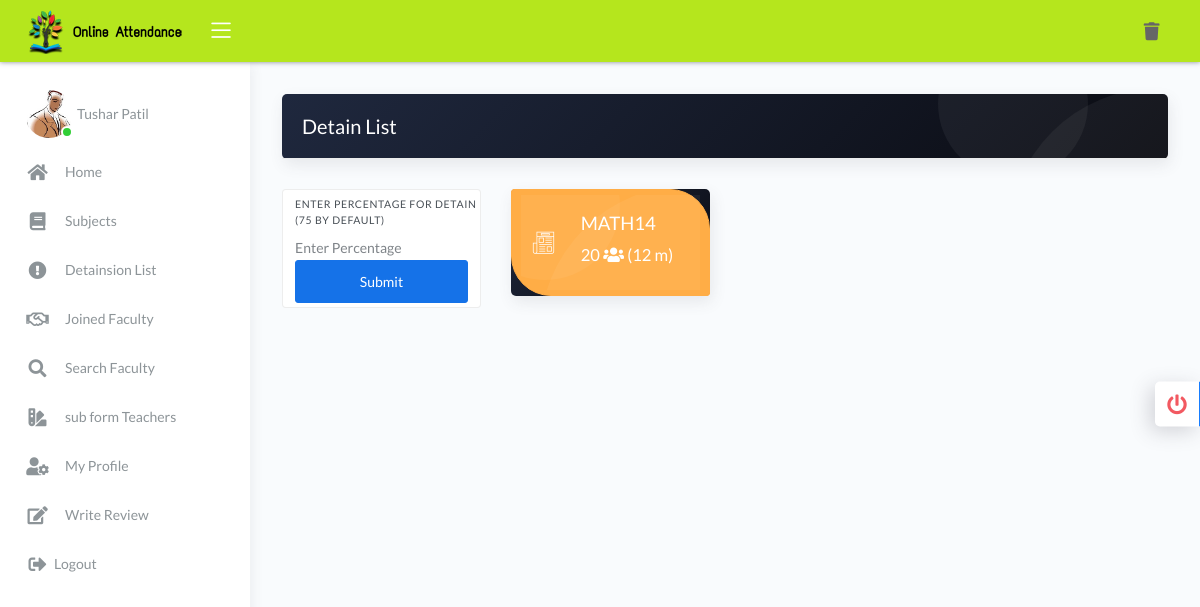
/user/fordetli.php (signed in), run on an earlier commit of the app's database.
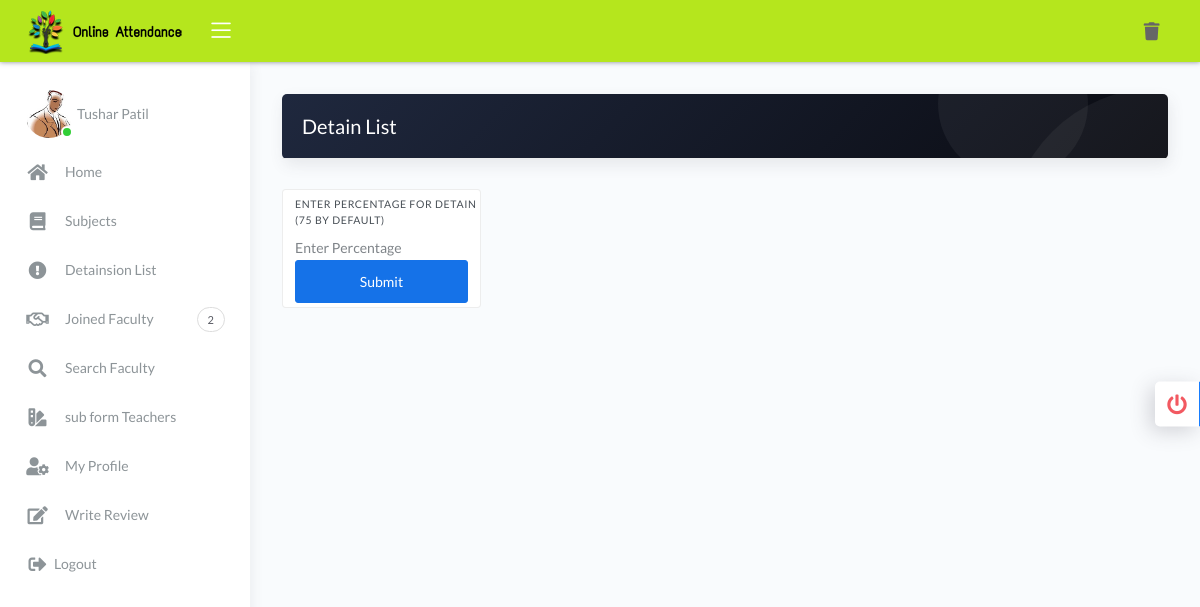
And on a later commit of the database.
### tables this page shows
CREATE TABLE `b_person` (
  `bid` int(11) NOT NULL,
  `code` varchar(11) NOT NULL,
  `category` text NOT NULL,
  `Name` text NOT NULL,
  `Email` varchar(256) NOT NULL,
  `Password` varchar(256) NOT NULL,
  `image` varchar(256) NOT NULL,
  `Plan` mediumtext NOT NULL,
  `cs` text NOT NULL,
  `Date` date NOT NULL,
  `status` text NOT NULL
);

CREATE TABLE `subject` (
  `id` int(11) NOT NULL,
  `subjname` text NOT NULL,
  `sid` int(11) NOT NULL,
  `standard` varchar(256) NOT NULL,
  `divsion` varchar(256) NOT NULL
);

CREATE TABLE `recieve` (
  `bid` int(11) NOT NULL,
  `rec` varchar(256) NOT NULL
);

### user/fun.php (called while the page is built, shortened)
<?php
function select($var,$col,$condtn)
{
	$query="SELECT $var FROM $col $condtn";
	$sql=mysqli_query($GLOBALS['connection'],$query);
	return $sql;
}
?>

### user/fordetli.php (the view, shortened to what the changed rows need)
<?php
include('header.php');
include('navbar.php');
$id=$_SESSION['bid'];
?>
<div class="page-inner ">
  <div class="row ">
  <?php
  $result=select("*","subject","WHERE id=$id");
  while($row = mysqli_fetch_assoc($result)) {?>
    <div class="col-sm-6 col-md-3">
      <form action="Classs.php" method="post">
       <div class="card card-stats card-round bg-dark-gradient">
        <button class="btn btn-xs btn-warning" type="submit" name="submit1" style="border-bottom-left-radius:40px;border-top-right-radius:40px;">
          <div class="card-body bubble-shadow">
            <div class="row">
              <div class="col-3">
                <div class="icon-big text-center">
                  <i class="flaticon-interface-6"></i>
                </div>
              </div>
              <div class="col-9 col-stats" style="text-align: left">
                <div >
                  <h3  style="text-transform: uppercase;">
                    <?php echo $row['subjname'];
                    $sn=$row['subjname'];
                    $std=$row['standard'];
                    $div=$row['divsion'];
                    $sid=$row['sid'];?>
                  </h3>
                  <h4>
                    <?php
                    $sql_run=select("prn",$row['subjname'],"");
                    $row=mysqli_num_rows($sql_run);
                    echo $row;
                    echo " <i class='fas fa-users'></i>";
                    echo " (".$std." ".$div.")";?><input type="hidden" name="sub" value="<?php echo $sn ?>"><input type="hidden" name="subcode" value="<?php echo $sid ?>">
                  </h4>
                </div>
              </div>
            </div>
          </div>
        </button>
      </div>
    </form>
  </div>
<?php }
?>
</div>
</div>
</div>
</div>
</div>
<?php
include('script.php');
?>

### user/navbar.php (shortened to what the changed rows need)
<?php
include('fun.php');
?>
<body>
	<div class="wrapper">
		<div class="sidebar sidebar-style-2 ">
			<div class="sidebar-wrapper scrollbar scrollbar-inner">
				<div class="sidebar-content">
					<ul class="nav nav-primary ">
						<li class="nav-item fw-bold">
							<a href="profile.php" >
								<?php
								$id=$_SESSION['bid'];
								$sql=select("*","b_person","WHERE bid='$id'");
								foreach($sql as $row ) {
									if (empty($row['image']))
									{
										$words = explode(" ", strtoupper($row['Name']));
										$acronym = "";
										foreach ($words as $w) {
											$acronym .= $w[0];
										}
										echo "<div class='avatar avatar-lg'>
										<span class='avatar-title rounded-circle border border-white avatar-online'>".$acronym."</span>
										</div>";
									}
									else
									{
										echo "<div class='avatar avatar-online mr-1'><img class='avatar-img rounded-circle' src='../admin/image/".$row['image']."'></div>";
									}
								}
								?>
							</a>
						</li>
						<li class="nav-item" onmouseover="notification();">
							<a  href="jflty.php">
								<i class="far fa-handshake"></i>
								<p>Joined Faculty</p>
								<?php
								$aid=$_SESSION['bid'];
								$resultt=select("*","recieve","WHERE bid='$aid'");
								foreach($resultt as $roww )
								{
									$arr=$roww['rec'];
									$ucp= unserialize($arr);
									$y=count($ucp);
								}
								if ($y>0)
								{
									echo" <span class='badge'>".$y."</span>";
								}
								?>
							</a>
						</li>
					</ul>
				</div>
			</div>
		</div>
		<div class="main-panel">
			<div class="content">

What changed in the data, as far as the page shows it:
removed subject: subjname "MATH14", row "20", standard "12", divsion "m"
added recieve: rec "2"
